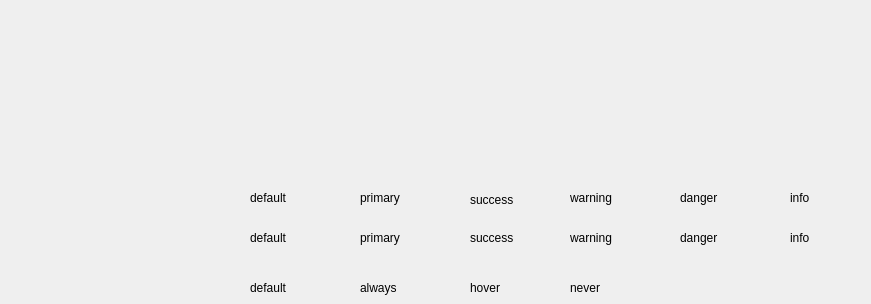
    <widget class="QWidget" name="tab_3">
     <attribute name="title">
      <string>链接</string>
     </attribute>
     <widget class="Element::Link" name="link_1">
      <property name="geometry">
       <rect>
        <x>250</x>
        <y>190</y>
        <width>72</width>
        <height>15</height>
       </rect>
      </property>
      <property name="text">
       <string>default</string>
      </property>
     </widget>
     <widget class="Element::Link" name="link_2">
      <property name="geometry">
       <rect>
        <x>360</x>
        <y>190</y>
        <width>72</width>
        <height>15</height>
       </rect>
      </property>
      <property name="text">
       <string>primary</string>
      </property>
     </widget>
     <widget class="Element::Link" name="link_3">
      <property name="geometry">
       <rect>
        <x>470</x>
        <y>190</y>
        <width>55</width>
        <height>19</height>
       </rect>
      </property>
      <property name="text">
       <string>success</string>
      </property>
     </widget>
     <widget class="Element::Link" name="link_4">
      <property name="geometry">
       <rect>
        <x>570</x>
        <y>190</y>
        <width>72</width>
        <height>15</height>
       </rect>
      </property>
      <property name="text">
       <string>warning</string>
      </property>
     </widget>
     <widget class="Element::Link" name="link_5">
      <property name="geometry">
       <rect>
        <x>680</x>
        <y>190</y>
        <width>72</width>
        <height>15</height>
       </rect>
      </property>
      <property name="text">
       <string>danger</string>
      </property>
     </widget>
     <widget class="Element::Link" name="link_6">
      <property name="geometry">
       <rect>
        <x>790</x>
        <y>190</y>
        <width>72</width>
        <height>15</height>
       </rect>
      </property>
      <property name="text">
       <string>info</string>
      </property>
     </widget>
     <widget class="Element::Link" name="link_7">
      <property name="geometry">
       <rect>
        <x>250</x>
        <y>230</y>
        <width>72</width>
        <height>15</height>
       </rect>
      </property>
      <property name="text">
       <string>default</string>
      </property>
     </widget>
     <widget class="Element::Link" name="link_8">
      <property name="geometry">
       <rect>
        <x>360</x>
        <y>230</y>
        <width>72</width>
        <height>15</height>
       </rect>
      </property>
      <property name="text">
       <string>primary</string>
      </property>
     </widget>
     <widget class="Element::Link" name="link_9">
      <property name="geometry">
       <rect>
        <x>470</x>
        <y>230</y>
        <width>72</width>
        <height>15</height>
       </rect>
      </property>
      <property name="text">
       <string>success</string>
      </property>
     </widget>
     <widget class="Element::Link" name="link_10">
      <property name="geometry">
       <rect>
        <x>570</x>
        <y>230</y>
        <width>72</width>
        <height>15</height>
       </rect>
      </property>
      <property name="text">
       <string>warning</string>
      </property>
     </widget>
     <widget class="Element::Link" name="link_11">
      <property name="geometry">
       <rect>
        <x>680</x>
        <y>230</y>
        <width>72</width>
        <height>15</height>
       </rect>
      </property>
      <property name="text">
       <string>danger</string>
      </property>
     </widget>
     <widget class="Element::Link" name="link_12">
      <property name="geometry">
       <rect>
        <x>790</x>
        <y>230</y>
        <width>72</width>
        <height>15</height>
       </rect>
      </property>
      <property name="text">
       <string>info</string>
      </property>
     </widget>
     <widget class="Element::Link" name="link_13">
      <property name="geometry">
       <rect>
        <x>250</x>
        <y>280</y>
        <width>72</width>
        <height>15</height>
       </rect>
      </property>
      <property name="text">
       <string>default</string>
      </property>
     </widget>
     <widget class="Element::Link" name="link_14">
      <property name="geometry">
       <rect>
        <x>360</x>
        <y>280</y>
        <width>72</width>
        <height>15</height>
       </rect>
      </property>
      <property name="text">
       <string>always</string>
      </property>
     </widget>
     <widget class="Element::Link" name="link_15">
      <property name="geometry">
       <rect>
        <x>470</x>
        <y>280</y>
        <width>72</width>
        <height>15</height>
       </rect>
      </property>
      <property name="text">
       <string>hover</string>
      </property>
     </widget>
     <widget class="Element::Link" name="link_16">
      <property name="geometry">
       <rect>
        <x>570</x>
        <y>280</y>
        <width>72</width>
        <height>15</height>
       </rect>
      </property>
      <property name="text">
       <string>never</string>
      </property>
     </widget>
    </widget>
